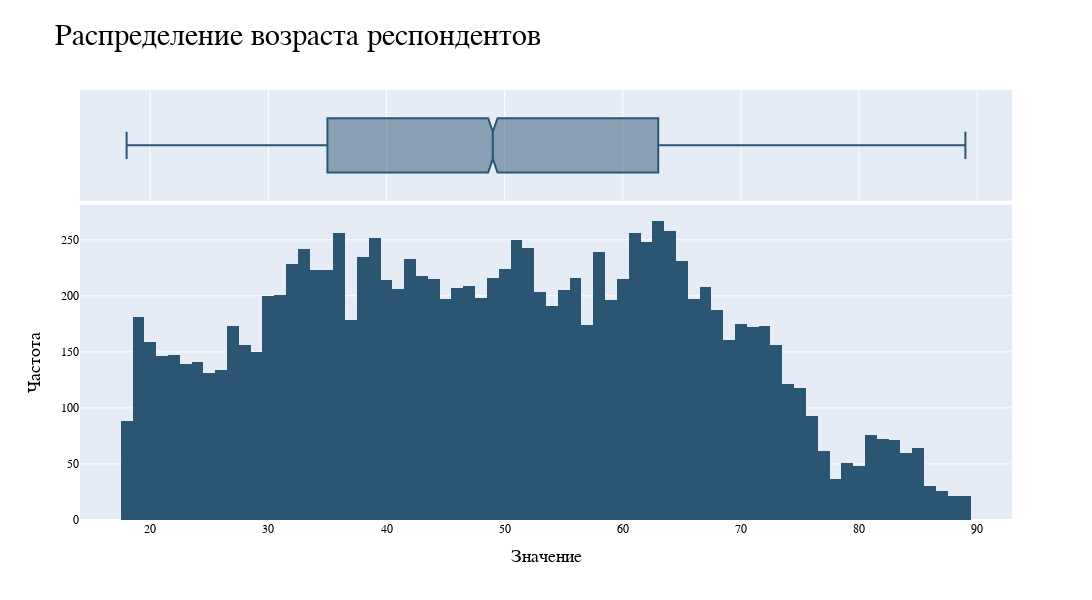

Notebook source saved alongside this figure:
### Code cell
# ГРАФИК РАСПРЕДЕЛЕНИЯ ВОЗРАСТА

fig = px.histogram(dependency_data["Возраст"], marginal = "box", color_discrete_sequence = ['rgb(42, 86, 116)'])

fig.update_yaxes(title = "Частота", title_font = dict(size = 18, family = 'Arial', color = 'black'))
fig.update_xaxes(title = "Значение", title_font = dict(size = 18, family = 'Arial', color = 'black'))

fig.update_layout(title = "Распределение возраста респондентов",
                  font_family = "Arial",
                  font_color = "black",
                  title_font_size = 30)

fig.update_layout(margin=dict(t = 90))

fig.update_yaxes(title_text='',row = 2, col = 1)
fig.update_xaxes(title_text='',row = 2, col = 1)

fig.update_layout(showlegend = False)
fig.update_layout(height = 600, width = 1200)

fig.show()

### Figure 1 — Plotly figure (JSON) as saved in the notebook; plotly's stock layout.template omitted (floating-point values rounded to 4 significant figures; data arrays with more than 128 entries replaced by an {"elided": "..."} marker saying what was removed)
{"data": [{"alignmentgroup": "True", "bingroup": "x", "hovertemplate": "variable=Возраст<br>value=%{x}<br>count=%{y}<extra></extra>", "legendgroup": "Возраст", "marker": {"color": "rgb(42, 86, 116)", "pattern": {"shape": ""}}, "name": "Возраст", "offsetgroup": "Возраст", "orientation": "v", "showlegend": true, "type": "histogram", "x": {"elided": "12112 int values"}, "xaxis": "x", "yaxis": "y"}, {"alignmentgroup": "True", "hovertemplate": "variable=Возраст<br>value=%{x}<extra></extra>", "legendgroup": "Возраст", "marker": {"color": "rgb(42, 86, 116)"}, "name": "Возраст", "notched": true, "offsetgroup": "Возраст", "showlegend": false, "type": "box", "x": {"elided": "12112 int values"}, "xaxis": "x2", "yaxis": "y2"}], "layout": {"barmode": "relative", "font": {"color": "black", "family": "Arial"}, "height": 600, "legend": {"title": {"text": "variable"}, "tracegroupgap": 0}, "margin": {"t": 90}, "showlegend": false, "title": {"font": {"size": 30}, "text": "Распределение возраста респондентов"}, "width": 1200, "xaxis": {"anchor": "y", "domain": [0, 1], "title": {"font": {"color": "black", "family": "Arial", "size": 18}, "text": "Значение"}}, "xaxis2": {"anchor": "y2", "domain": [0, 1], "matches": "x", "showgrid": true, "showticklabels": false, "title": {"font": {"color": "black", "family": "Arial", "size": 18}, "text": ""}}, "yaxis": {"anchor": "x", "domain": [0, 0.7326], "title": {"font": {"color": "black", "family": "Arial", "size": 18}, "text": "Частота"}}, "yaxis2": {"anchor": "x2", "domain": [0.7426, 1], "matches": "y2", "showgrid": false, "showline": false, "showticklabels": false, "ticks": "", "title": {"font": {"color": "black", "family": "Arial", "size": 18}, "text": ""}}}}
